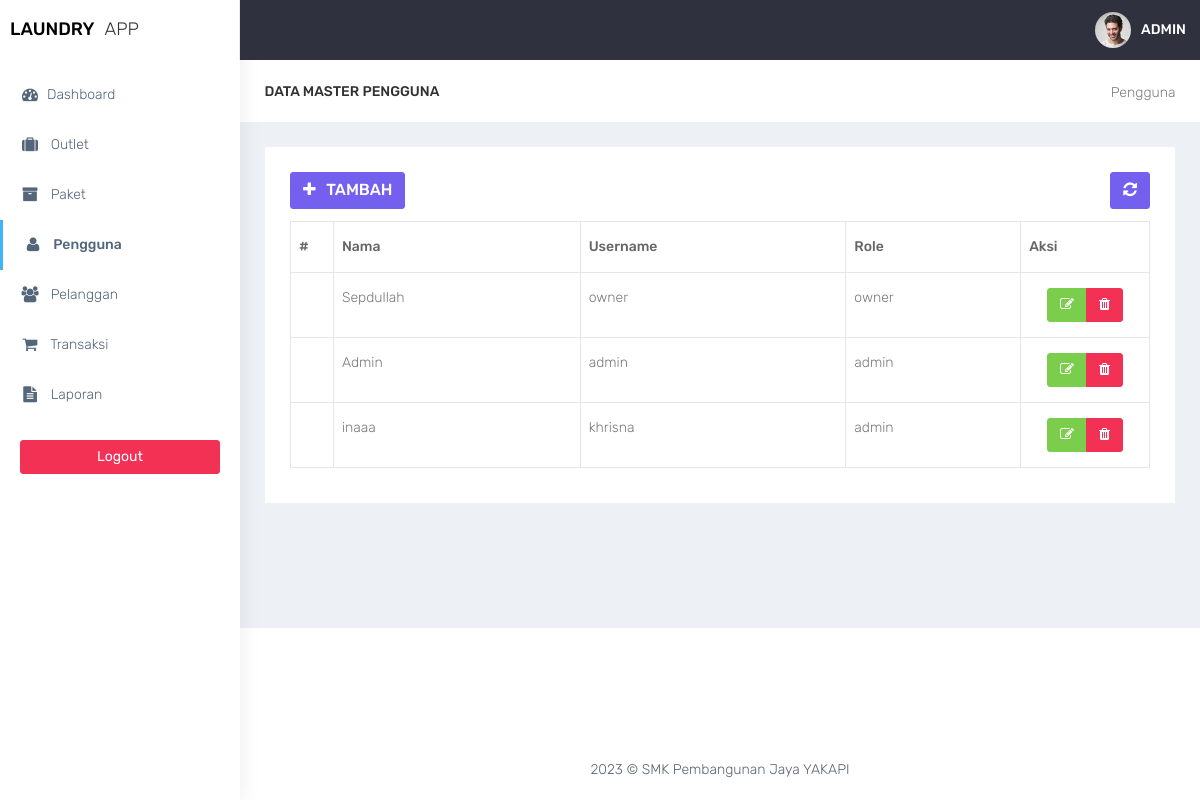
The page /admin/pengguna.php (signed in) on the database its author committed.
### tables this page shows
CREATE TABLE `user` (
  `id_user` int(11) NOT NULL,
  `nama_user` varchar(100) DEFAULT NULL,
  `username` varchar(32) DEFAULT NULL,
  `password` varchar(150) DEFAULT NULL,
  `outlet_id` int(11) DEFAULT NULL,
  `role` enum('admin','kasir','owner') DEFAULT NULL
);

### admin/functions.php (called while the page is built, shortened)
<?php
function ambildata($conn, $query) {
    $data = mysqli_query($conn, $query);
    if (mysqli_num_rows($data) > 0) {
        while($row = mysqli_fetch_assoc($data)) {
            $hasil[] = $row;
        }
        return $hasil;
    }
}
?>

### admin/pengguna.php (the view, shortened to what this page needs)
<?php
require 'functions.php';
$query = "SELECT * FROM user order by role desc";
$data = ambildata($conn,$query)
?>
<!DOCTYPE html>
<html lang="en">
<head>
    <link href="../assets/bootstrap/dist/css/bootstrap.min.css" rel="stylesheet">
    <link href="../assets/plugins/bower_components/sidebar-nav/dist/sidebar-nav.min.css" rel="stylesheet">
    <link href="../assets/plugins/bower_components/toast-master/css/jquery.toast.css" rel="stylesheet">
    <link href="../assets/plugins/bower_components/morrisjs/morris.css" rel="stylesheet">
    <link href="../assets/plugins/bower_components/chartist-js/dist/chartist.min.css" rel="stylesheet">
    <link href="../assets/plugins/bower_components/chartist-plugin-tooltip-master/dist/chartist-plugin-tooltip.css" rel="stylesheet">
    <link href="../assets/css/animate.css" rel="stylesheet">
    <link href="../assets/css/style.css" rel="stylesheet">
    <link href="../assets/css/colors/default.css" id="theme" rel="stylesheet">
    <link rel="stylesheet" type="text/css" href="../assets/DataTables/datatables.min.css"/>
</head>
<body class="fix-header">
    <div id="wrapper">
        <nav class="navbar navbar-default navbar-static-top m-b-0">
            <div class="navbar-header">
                <div class="top-left-part">
                    <a class="logo" href="index.php">
                        <b style="color:black">
                            LAUNDRY
                        </b>
                        <span class="hidden-xs text-dark">
                            APP
                        </span>
                    </a>
                </div>
                <ul class="nav navbar-top-links navbar-right pull-right">
                    <li>
                        <a class="profile-pic" href="#"> <img src="../assets/plugins/images/users/varun.jpg" alt="user-img" width="36" class="img-circle"><b class="hidden-xs">ADMIN</b></a>
                    </li>
                </ul>
            </div>
        </nav>
        <div class="navbar-default sidebar" role="navigation">
            <div class="sidebar-nav slimscrollsidebar">
                <div class="sidebar-head">
                    <h3><span class="fa-fw open-close"><i class="ti-close ti-menu"></i></span> <span class="hide-menu">Navigation</span></h3>
                </div>
                <ul class="nav" id="side-menu">
                    <li style="padding: 70px 0 0;">
                        <a href="index.php" class="waves-effect "><i class="fa fa-tachometer fa-fw" aria-hidden="true"></i>Dashboard</a>
                    </li>
                    <li>
                        <a href="outlet.php" class="waves-effect "><i class="fa fa-suitcase fa-fw" aria-hidden="true"></i> Outlet</a>
                    </li>
                    <li>
                        <a href="paket.php" class="waves-effect "><i class="fa fa-archive fa-fw" aria-hidden="true"></i> Paket</a>
                    </li>
                    <li>
                        <a href="pengguna.php" class="waves-effect active"><i class="fa fa-user fa-fw" aria-hidden="true"></i> Pengguna</a>
                    </li>
                    <li>
                        <a href="pelanggan.php" class="waves-effect "><i class="fa fa-users fa-fw" aria-hidden="true"></i> Pelanggan</a>
                    </li>
                    <li>
                        <a href="transaksi.php" class="waves-effect"><i class="fa fa-shopping-cart fa-fw" aria-hidden="true"></i> Transaksi</a>
                    </li>
                    <li>
                        <a href="laporan.php" class="waves-effect "><i class="fa fa-file-text fa-fw" aria-hidden="true"></i> Laporan</a>
                    </li>
                </ul>
                <div class="center p-20">
                     <a href="logout.php" class="btn btn-danger btn-block waves-effect waves-light">Logout</a>
                 </div>
            </div>
        </div>
        <div id="page-wrapper">
<div class="container-fluid">
    <div class="row bg-title">
        <div class="col-lg-3 col-md-4 col-sm-4 col-xs-12">
            <h4 class="page-title">Data Master Pengguna</h4> </div>
        <div class="col-lg-9 col-sm-8 col-md-8 col-xs-12">
            <ol class="breadcrumb">
                <li><a href="#">Pengguna</a></li>
            </ol>
        </div>
    </div>
    <div class="row">
        <div class="col-md-12 col-lg-12 col-sm-12 col-xs-12">
            <div class="white-box">
                <div class="row">
                    <div class="col-md-6">
                        <a href="pengguna_tambah.php" class="btn btn-primary box-title"><i class="fa fa-plus fa-fw"></i> Tambah</a>
                    </div>
                    <div class="col-md-6 text-right">
                        <button id="btn-refresh" class="btn btn-primary box-title text-right" title="Refresh Data"><i class="fa fa-refresh" id="ic-refresh"></i></button>
                    </div>
                </div>
                <div class="table-responsive">
                    <table class="table table-bordered thead-dark" id="table">
                        <thead class="thead-dark">
                            <tr>
                                <th width="5%">#</th>
                                <th>Nama</th>
                                <th>Username</th>
                                <th>Role</th>
                                <th width="15%">Aksi</th>
                            </tr>
                        </thead>
                        <tbody>
                        <?php foreach($data as $user): ?>
                                <tr>
                                    <td></td>
                                    <td><?= $user['nama_user']; ?></td>
                                    <td><?= $user['username']; ?></td>
                                    <td><?= $user['role']; ?></td>
                                    <td align="center">
                                    <div class="btn-group" role="group" aria-label="Basic example">
                                    <a href="pengguna_edit.php?id=<?= htmlspecialchars($user['id_user']);?>" data-toggle="tooltip" data-placement="bottom" title="Edit" class="btn btn-success"><i class="fa fa-edit"></i></a>
                                    <a href="pengguna_hapus.php?id=<?= htmlspecialchars($user['id_user']);?>" onclick="return confirm('Yakin hapus data?');"  data-toggle="tooltip" data-placement="bottom" title="Hapus" class="btn btn-danger"><i class="fa fa-trash"></i></a>
                                    </td>
                                </tr>
                            <?php endforeach; ?>
                                                    </tbody>
                    </table>
                </div>
            </div>
        </div>
    </div>
</div>
<footer class="footer text-center"> 2023 &copy; SMK Pembangunan Jaya YAKAPI </footer>
        </div>
    </div>
    <br />
</body>
</html>

### assets/css/colors/default.css (style rules this page uses)
body { background: #fff; }
.top-left-part { background: #fff; }
.navbar-header { background: #2f323e; }
.navbar-top-links > li > a { color: #ffffff; }
.sidebar .sidebar-head { background: #ffffff; }
.sidebar .sidebar-head h3 { color: #686868; }
.sidebar { background: #fff; box-shadow: 1px 0px 20px rgba(0, 0, 0, 0.08); }
#side-menu li a { color: #54667a; }
#side-menu li a { color: #54667a; border-left: 0px solid #fff; }
#side-menu > li > a { border-left: 3px solid transperant; }
#side-menu > li > a.active { background: transperant; color: #54667a; border-left: 3px solid #41b3f9; font-weight: 500; }

### rows shown on the page
user: nama_user "Sepdullah", username "owner", role "owner"
user: nama_user "Admin", username "admin", role "admin"
user: nama_user "inaaa", username "khrisna", role "admin"
